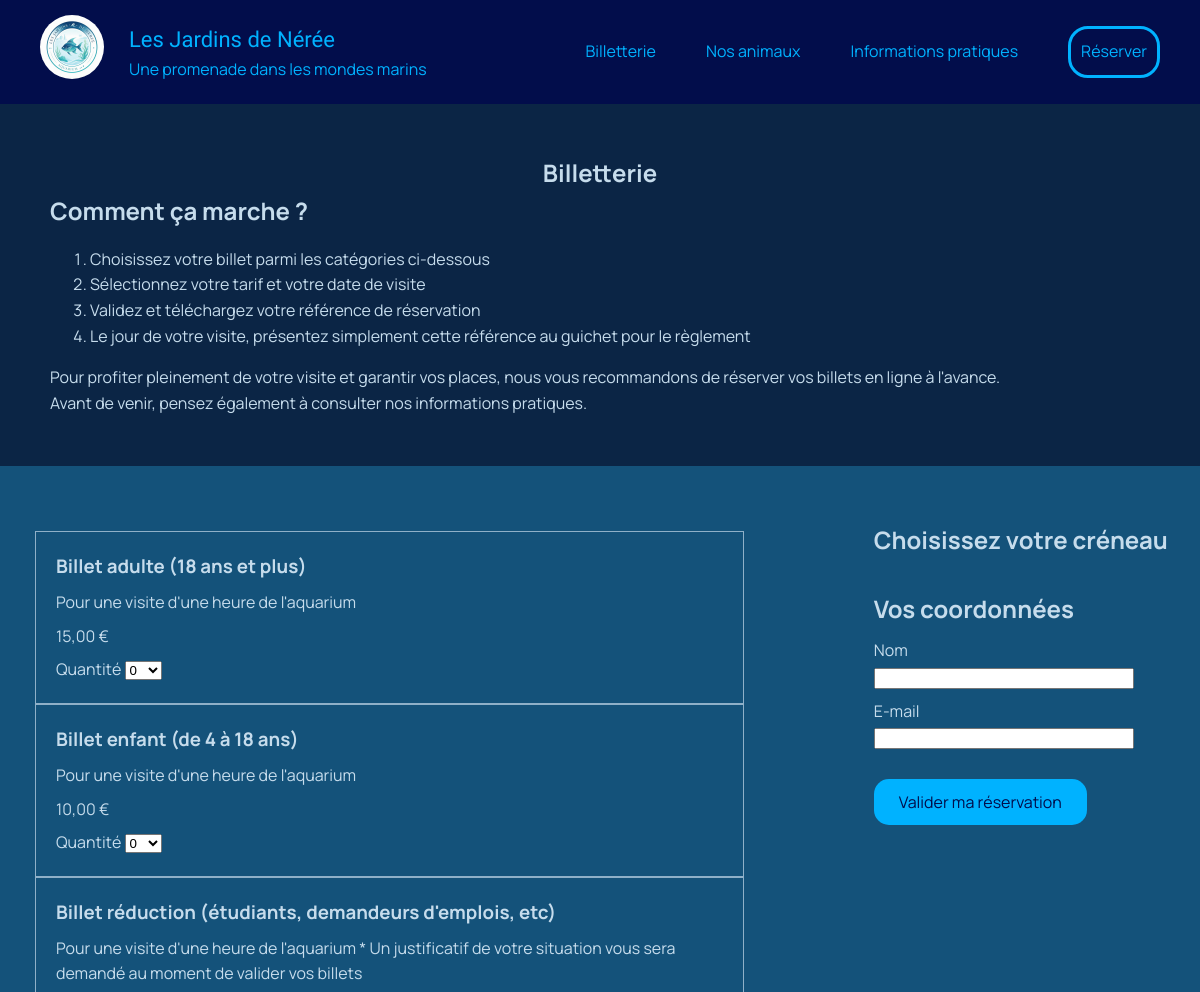
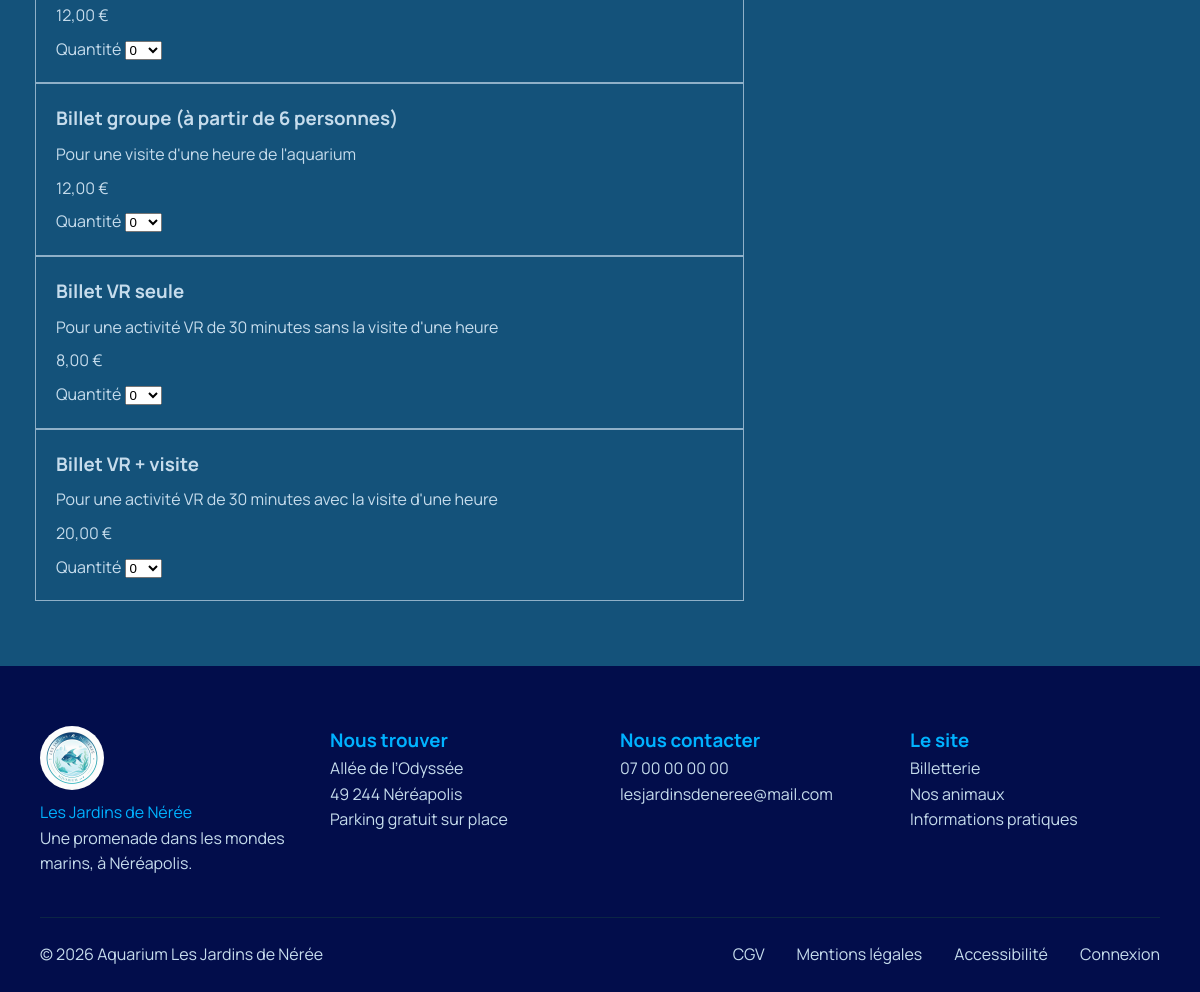
The page /billetterie.php on the database as committed earlier (2 pictures, top to bottom).
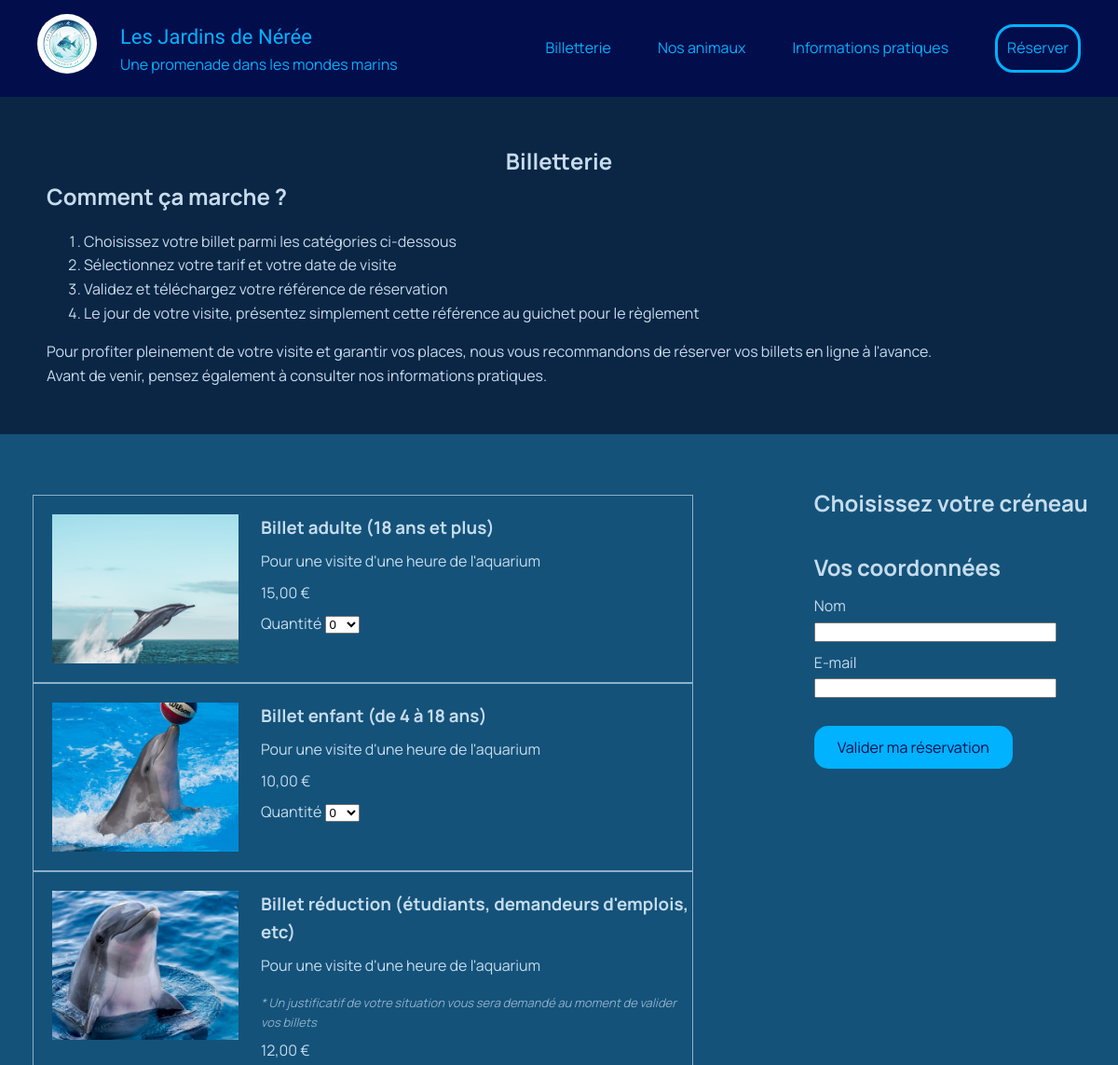
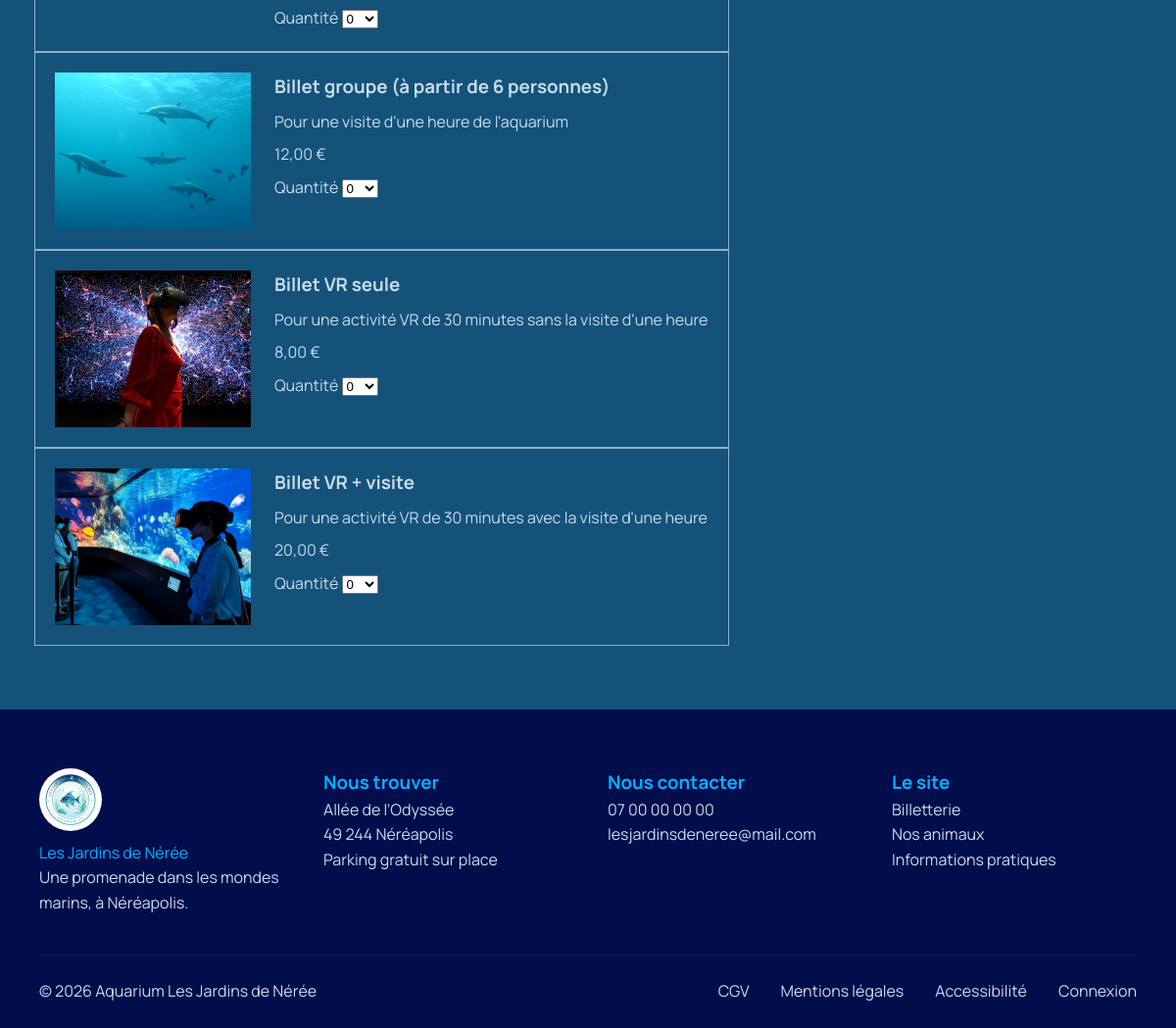
The same page on the database as committed later (2 pictures, top to bottom).
### tables this page shows
CREATE TABLE tarif (
    id                  INT AUTO_INCREMENT PRIMARY KEY,
    libelle             VARCHAR(80) NOT NULL,
    prix                DECIMAL(6,2) NOT NULL,
    description         VARCHAR(255),
    mention             VARCHAR(255),
    image               VARCHAR(120),
    compte_visite       TINYINT(1) NOT NULL DEFAULT 0,
    compte_vr           TINYINT(1) NOT NULL DEFAULT 0,
    quantite_min        TINYINT UNSIGNED NOT NULL DEFAULT 1
);

### src/Autoloader.php (called while the page is built, shortened)
<?php
class Autoloader
{
    public static function register() : void
    {
        spl_autoload_register(function (string $class) {
            $fichier = __DIR__ . '/' . $class . '.php';
        });
    }
}

### src/Tarif.php (called while the page is built)
<?php
class Tarif
{
    public static function findAll() : array
    {
        $pdo = Database::getInstance();
        $sql = 'SELECT id, libelle, prix, description, mention, image, compte_visite, compte_vr, quantite_min
                FROM tarif
                ORDER BY id';
        return $pdo->query($sql)->fetchAll();
    }
}

### src/Auth.php (called while the page is built, shortened)
<?php
class Auth
{
    public static function utilisateur(): ?array
    {
        return $_SESSION['utilisateur'] ?? null;
    }
    public static function estConnecte(): bool
    {
        return self::utilisateur() !== null;
    }
}

### billetterie.php (the view, shortened to what this page needs)
<?php
$ancien = $_SESSION['ancien'] ?? [];
$tarifs = Tarif::findAll();
require __DIR__ . '/includes/header.php';
?>
<main>
    <section class="billetterie-intro">
        <h1>Billetterie</h1>
        <h2>Comment ça marche ?</h2>
        <ol>
            <li>Choisissez votre billet parmi les catégories ci-dessous</li>
            <li>Sélectionnez votre tarif et votre date de visite</li>
            <li>Validez et téléchargez votre référence de réservation</li>
            <li>Le jour de votre visite, présentez simplement cette référence au guichet pour le règlement</li>
        </ol>
        <p>Pour profiter pleinement de votre visite et garantir vos places, nous vous recommandons de réserver vos billets en ligne à l'avance.</p>
        <p>Avant de venir, pensez également à consulter nos <a href="/infos-pratiques.php">informations pratiques</a>.</p>
    </section>
    <form method="post" action="/reserver-traitement.php">
        <div class="billetterie-conteneur">
            <div class="tarifs">
                <?php foreach ($tarifs as $tarif) : ?>
                    <article class="tarif">
                        <?php if (!empty($tarif['image'])): ?>
                            <img src="/assets/img/<?= htmlspecialchars($tarif['image']) ?>" alt="">
                        <?php endif; ?>
                        <div class="tarif-detail">
                            <h3><?= htmlspecialchars($tarif['libelle']) ?></h3>
                            <p><?= htmlspecialchars($tarif['description']) ?></p>
                            <?php if (!empty($tarif['mention'])): ?>
                                <p class="tarif-mention">* <?= htmlspecialchars($tarif['mention']) ?></p>
                            <?php endif; ?>
                            <p><?= number_format((float) $tarif['prix'], 2, ',', ' ') ?> €</p>
                            <label>
                                Quantité
                                <select name="quantites[<?= $tarif['id'] ?>]">
                                    <?php for ($i = 0; $i <= 10; $i++): ?>
                                        <option value="<?= $i ?>" <?= (int) ($ancien['quantites'][$tarif['id']] ?? 0) === $i ? 'selected' : '' ?>><?= $i ?></option>
                                    <?php endfor; ?>
                                </select>
                            </label>
                        </div>
                    </article>
                <?php endforeach; ?>
            </div>
            <div class="validation">
                <section class="creneaux">
                    <h2>Choisissez votre créneau</h2>
                </section>
                <section class="coordonnees">
                    <h2>Vos coordonnées</h2>
                    <label>
                        Nom
                        <input type="text" name="nom" required maxlength="100"
                                value="<?= htmlspecialchars($ancien['nom'] ?? '') ?>">
                    </label>
                    <label>
                        E-mail
                        <input type="email" name="email" required maxlength="255"
                                value="<?= htmlspecialchars($ancien['email'] ?? '') ?>">
                    </label>
                </section>
                <button type="submit" class="btn">Valider ma réservation</button>
            </div>
        </div>
    </form>
</main>
<?php require __DIR__ . '/includes/footer.php'; ?>

### includes/header.php (shortened to what this page needs)
<!DOCTYPE html>
<html lang="fr">
<head>
    <link rel="stylesheet" href="/assets/css/style.css">
</head>
<body>
    <header>
        <main>
            <nav class="conteneur" aria-label="Navigation principale">
            <?php $page = basename($_SERVER['SCRIPT_NAME']); ?>
            <?php $liens = [
                    'billetterie.php' => 'Billetterie',
                    'animaux.php' => 'Nos animaux',
                    'infos-pratiques.php' => 'Informations pratiques',
                ];?>
                <a href="/index.php">
                    <div class="marque">
                        <img src="/assets/img/logo.jpg" class="logo" alt="jeton aux couleurs de l'aquarium, bleu et blanc, avec un poisson au premier plan">
                        <div class="marque-texte">
                            <span class="marque-nom">Les Jardins de Nérée</span>
                            <span class="marque-baseline">Une promenade dans les mondes marins</span>
                        </div>
                    </div>
                </a>
                <div class="nav-liens">
                    <?php foreach ($liens as $fichier => $libelle): ?>
                        <a href="/<?= $fichier ?>" <?= $page === $fichier ? 'aria-current="page"' : '' ?>><?= htmlspecialchars($libelle) ?></a>
                    <?php endforeach; ?>
                    <a href="/billetterie.php" class="nav-btn">Réserver</a>
                </div>
            </nav>
    </header>

### includes/footer.php
 <footer>
    <div class="conteneur">
        <div class="footer-colonnes">
            <div class="footer-marque">
                <a href="/index.php">
                    <img src="/assets/img/logo.jpg" class= "logo" alt="jeton aux couleurs de l'aquarium, bleu et blanc, avec un poisson au premier plan">
                    <span>Les Jardins de Nérée</span>
                </a>
                <p>Une promenade dans les mondes marins, à Néréapolis.</p>
            </div>
            <section>
                <h3>Nous trouver</h3>
                <p>Allée de l’Odyssée<br>49 244 Néréapolis</p>
                <p>Parking gratuit sur place</p>
            </section>
            <section>
                <h3>Nous contacter</h3>
                <p><a href="tel:+33700000000">07 00 00 00 00</a></p>
                <p><a href="mailto:lesjardinsdeneree@mail.com">lesjardinsdeneree@mail.com</a></p>
            </section>
            <section>
                <h3>Le site</h3>
                <ul>
                    <?php foreach ($liens as $fichier => $libelle): ?>
                        <li><a href="/<?= $fichier ?>"><?= htmlspecialchars($libelle) ?></a></li>
                    <?php endforeach; ?>
                </ul>
            </section>
        </div>
            <div class="footer-legal">
                <p>© <?= date('Y') ?> Aquarium Les Jardins de Nérée</p>
                <ul>
                    <li><a href="#">CGV</a></li>
                    <li><a href="#">Mentions légales</a></li>
                    <li><a href="#">Accessibilité</a></li>
                    <?php if (Auth::estConnecte()): ?>
                        <li><a href="/admin/index.php">Mon espace</a></li>
                        <li><a href="/deconnexion.php">Se déconnecter</a></li>
                    <?php else: ?>
                        <li><a href="/connexion.php">Connexion</a></li>
                    <?php endif; ?>
                </ul>
            </div>
        </div>
    </footer>
</body>
</html>

### assets/css/style.css (style rules this page uses)
*, *::before, *::after { box-sizing:border-box; }
body, h1, h2, h3, p, ul, figure { margin: 0; }
ul { list-style: none; padding: 0; }
img { max-width: 100%; display: block; }
a { text-decoration: none; color: inherit; }
:root { --fond-nav: #020D4B; --fond: #14527A; --fond-secondaire: #0B2545; --accent: #00B2FF; --texte-attenue: #8FB0C8; --texte-clair: #C6DCEC; --police-titre: 'Lemon', cursive; --police-texte: 'Manrope', sans-serif; }
body { font-family: var(--police-texte); background-color: var(--fond); color: var(--texte-clair); line-height: 1.6; min-height: 100vh; display: flex; flex-direction: column; }
main { flex: 1; }
.conteneur { margin: 0 auto; max-width: 1800px; padding: 0 40px; }
header { background-color: var(--fond-nav); }
nav { display: flex; justify-content: space-between; align-items: center; color: var(--accent); }
.marque { display: flex; gap: 25px; padding: 15px 0 ; align-items: center; }
.marque-texte { display: flex; flex-direction: column; }
.marque-nom { font-family: var(--police-titre); font-size: 22px; }
.nav-liens { display: flex; gap: 50px; align-items: center; }
footer { background-color: var(--fond-nav); padding: 60px 0 24px; }
footer span { color: var(--accent); }
.footer-colonnes { display: grid; grid-template-columns: repeat(4, 1fr); gap: 40px; }
.footer-legal { display: flex; justify-content: space-between; margin-top: 40px; padding-top: 24px; border-top: 1px solid var(--fond-secondaire); }
.footer-legal ul { display: flex; gap: 32px; }
footer h3 { color: var(--accent); }
.billetterie-intro { display: flex; flex-direction: column; padding: 50px; background-color: var(--fond-secondaire); max-width: 100%; }
.billetterie-intro h1 { text-align: center; }
.billetterie-conteneur { display: flex; gap: 50px; margin: 30px 0; }
.tarifs { display: flex; flex-direction: column; gap: 0; width: 70%; padding: 20px; margin: 15px; }
.tarif { display: flex; gap: 24px; padding: 20px 0 20px 20px; border: 1px solid var(--texte-attenue); }
.tarif img { width: 200px; max-width: 40%; height: 160px; object-fit: cover; flex-shrink: 0; }
.tarif-detail { display: flex; flex-direction: column; gap: 8px; }
.tarif-mention { font-size: 13px; color: var(--texte-attenue); margin-top: 8px; font-style: italic; }
.validation { display: flex; flex-direction: column; margin: 25px; gap: 30px; width: 30%; padding-left: 20px; }
.validation .btn { background-color: var(--accent); color: var(--fond-nav); align-self: flex-start; border: none; font-family: inherit; font-size: 16px; cursor: pointer; }
.creneaux { display: flex; flex-direction: column; gap: 15px; width: 100%; }
.coordonnees { display: flex; flex-direction: column; gap: 10px; }
.coordonnees label { display: flex; flex-direction: column; gap: 4px; }
.coordonnees input { width: 100%; max-width: 260px; margin-left: 0; }
.btn { display: inline-block; padding: 12px 25px; border-radius: 15px; }
.logo { width: 64px; height: auto; border-radius: 50%; flex-shrink: 0; margin-bottom: 10px; }
.nav-btn { border: 3px solid var(--accent); border-radius: 20px; padding: 10px; }

Rows that differ between the two databases and show on the page:
changed tarif "Billet adulte (18 ans et plus)": image: picture added
changed tarif "Billet enfant (de 4 à 18 ans)": image: picture added
changed tarif "Billet réduction (étudiants, demandeurs d'emplois, etc)": image: picture added; description "Pour une visite d'une heure de l'aquarium * Un justificatif de votre situation vous sera demandé au moment de valider vos billets" → "Pour une visite d'une heure de l'aquarium"; mention (not shown) → "Un justificatif de votre situation vous sera demandé au moment de valider vos billets"
changed tarif "Billet groupe (à partir de 6 personnes)": image: picture added
changed tarif "Billet VR seule": image: picture added
changed tarif "Billet VR + visite": image: picture added
